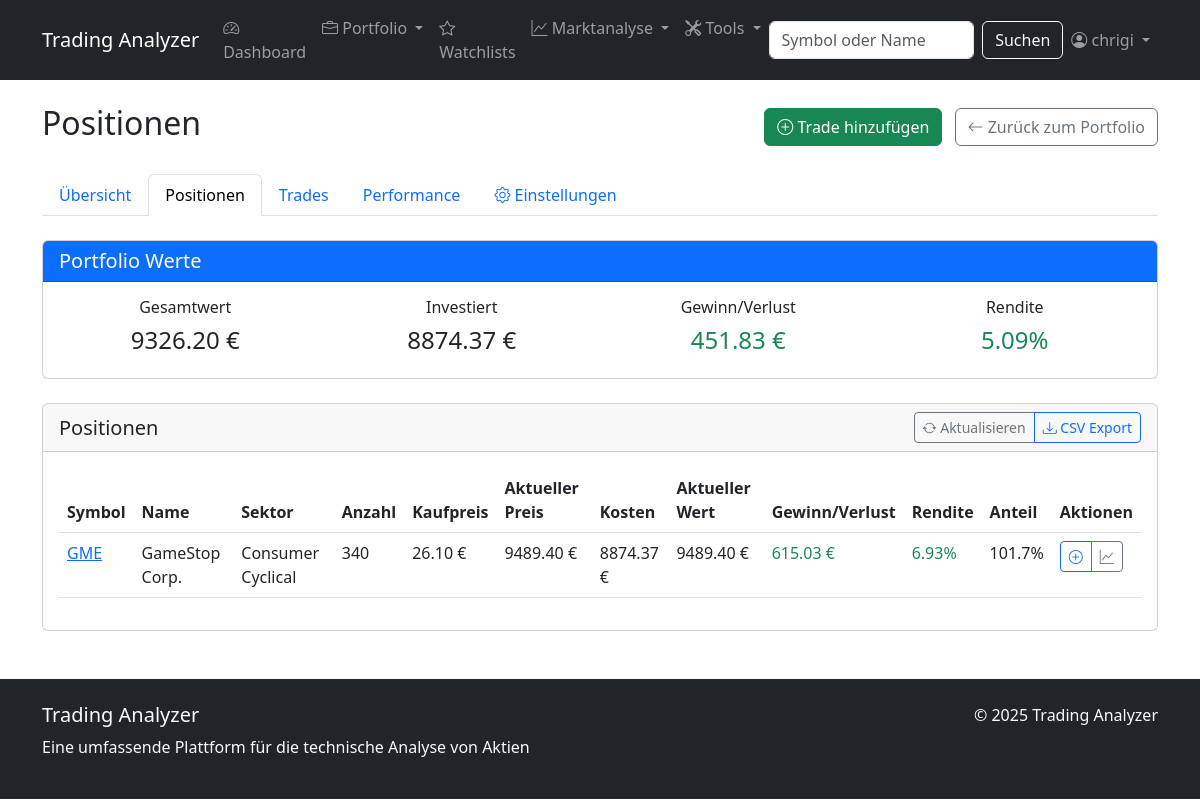
The page /portfolio/1/positions/ (signed in) on the database as committed earlier.
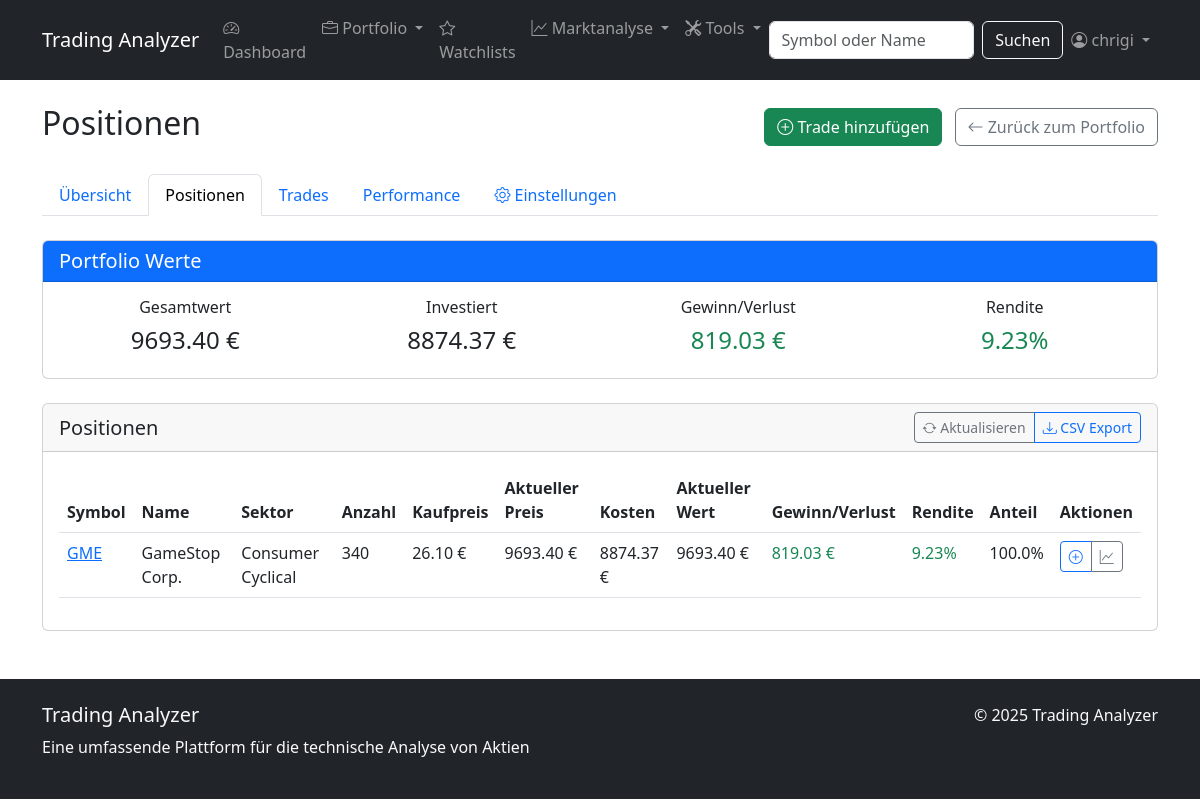
The same page on the database as committed later.
### stock_analyzer/models.py (models this page shows, shortened)
class Portfolio(models.Model):
    user = models.ForeignKey(User, on_delete=models.CASCADE, related_name='portfolios')
    name = models.CharField(max_length=100)
    description = models.TextField(blank=True, null=True)
    created_at = models.DateTimeField(auto_now_add=True)
    updated_at = models.DateTimeField(auto_now=True)
    total_value = models.DecimalField(max_digits=12, decimal_places=2, default=0)
    total_cost = models.DecimalField(max_digits=12, decimal_places=2, default=0)
    total_gain_loss = models.DecimalField(max_digits=12, decimal_places=2, default=0)
    percent_gain_loss = models.DecimalField(max_digits=6, decimal_places=2, default=0)

class Position(models.Model):
    portfolio = models.ForeignKey(Portfolio, on_delete=models.CASCADE, related_name='positions')
    stock = models.ForeignKey(Stock, on_delete=models.CASCADE, related_name='positions')
    shares = models.DecimalField(max_digits=10, decimal_places=4, default=0)
    cost_basis = models.DecimalField(max_digits=12, decimal_places=2, default=0)
    average_price = models.DecimalField(max_digits=10, decimal_places=2, default=0)
    current_value = models.DecimalField(max_digits=12, decimal_places=2, default=0)
    gain_loss = models.DecimalField(max_digits=12, decimal_places=2, default=0)
    percent_gain_loss = models.DecimalField(max_digits=6, decimal_places=2, default=0)
    last_updated = models.DateTimeField(auto_now=True)
    class Meta:
        unique_together = ('portfolio', 'stock')
    def update_values(self):
        from decimal import Decimal
        latest_price_obj = StockData.objects.filter(stock=self.stock).order_by('-date').first()
        if latest_price_obj:
            latest_price = Decimal(str(latest_price_obj.close_price))
            self.current_value = self.shares * latest_price
            if self.cost_basis > 0:
                self.gain_loss = self.current_value - self.cost_basis
                self.percent_gain_loss = (self.gain_loss / self.cost_basis) * 100
            else:
                self.gain_loss = 0
                self.percent_gain_loss = 0
            self.save()
        return self.current_value

class Stock(models.Model):
    symbol = models.CharField(max_length=10, unique=True)
    name = models.CharField(max_length=100)
    sector = models.CharField(max_length=100, null=True, blank=True)
    last_updated = models.DateTimeField(auto_now=True)

### stock_analyzer/views.py (the view)
# urls.py: path('portfolio/<int:portfolio_id>/positions/', views.position_list, name='position_list'),
@login_required
def position_list(request, portfolio_id):
    portfolio = get_object_or_404(Portfolio, id=portfolio_id, user=request.user)
    positions = portfolio.positions.select_related('stock').order_by('-current_value')
    for position in positions:
        position.update_values()
    context = {
        'portfolio': portfolio,
        'positions': positions
    }
    return render(request, 'stock_analyzer/portfolio/position_list.html', context)

### stock_analyzer/templatetags/math_filters.py (called while the page is built)
@register.filter
def mul(value, arg):
    try:
        return float(value) * float(arg)
    except (ValueError, TypeError):
        return None

@register.filter
def div(value, arg):
    try:
        arg = float(arg)
        if arg == 0:
            return None  # Avoid division by zero
        return float(value) / arg
    except (ValueError, TypeError):
        return None

### stock_analyzer/templates/stock_analyzer/portfolio/position_list.html (shortened to what the changed rows need)
{% extends 'stock_analyzer/base.html' %}
{% load math_filters %}
{% block content %}
<div class="d-flex justify-content-between align-items-center mb-4">
    <h2>Positionen</h2>
</div>
<div class="card mb-4">
    <div class="card-body">
        <div class="row text-center">
            <div class="col-md-3">
                <h6>Gesamtwert</h6>
                <h4>{{ portfolio.total_value|floatformat:2 }} €</h4>
            </div>
            <div class="col-md-3">
                <h6>Investiert</h6>
                <h4>{{ portfolio.total_cost|floatformat:2 }} €</h4>
            </div>
            <div class="col-md-3">
                <h6>Gewinn/Verlust</h6>
                <h4 class="{% if portfolio.total_gain_loss > 0 %}text-success{% elif portfolio.total_gain_loss < 0 %}text-danger{% endif %}">
                    {{ portfolio.total_gain_loss|floatformat:2 }} €
                </h4>
            </div>
            <div class="col-md-3">
                <h6>Rendite</h6>
                <h4 class="{% if portfolio.percent_gain_loss > 0 %}text-success{% elif portfolio.percent_gain_loss < 0 %}text-danger{% endif %}">
                    {{ portfolio.percent_gain_loss|floatformat:2 }}%
                </h4>
            </div>
        </div>
    </div>
</div>
<div class="card">
    <div class="card-body">
        {% if positions %}
            <div class="table-responsive">
                <table class="table table-hover" id="positionsTable">
                    <thead>
                        <tr>
                            <th>Symbol</th>
                            <th>Name</th>
                            <th>Sektor</th>
                            <th>Anzahl</th>
                            <th>Kaufpreis</th>
                            <th>Aktueller Preis</th>
                            <th>Kosten</th>
                            <th>Aktueller Wert</th>
                            <th>Gewinn/Verlust</th>
                            <th>Rendite</th>
                            <th>Anteil</th>
                            <th>Aktionen</th>
                        </tr>
                    </thead>
                    <tbody>
                        {% for position in positions %}
                            <tr>
                                <td><a href="{% url 'stock_detail' position.stock.symbol %}">{{ position.stock.symbol }}</a></td>
                                <td>{{ position.stock.name }}</td>
                                <td>{{ position.stock.sector|default:"-" }}</td>
                                <td>{{ position.shares|floatformat:0 }}</td>
                                <td>{{ position.average_price|floatformat:2 }} €</td>
                                <td>
                                    {% with last_price=position.current_value|safe|floatformat:2|default:"-" %}
                                        {% if last_price and position.shares %}
                                            {{ last_price }} €
                                        {% else %}
                                            -
                                        {% endif %}
                                    {% endwith %}
                                </td>
                                <td>{{ position.cost_basis|floatformat:2 }} €</td>
                                <td>{{ position.current_value|floatformat:2 }} €</td>
                                <td class="{% if position.gain_loss > 0 %}text-success{% elif position.gain_loss < 0 %}text-danger{% endif %}">
                                    {{ position.gain_loss|floatformat:2 }} €
                                </td>
                                <td class="{% if position.percent_gain_loss > 0 %}text-success{% elif position.percent_gain_loss < 0 %}text-danger{% endif %}">
                                    {{ position.percent_gain_loss|floatformat:2 }}%
                                </td>
                                <td>
                                    {% if portfolio.total_value > 0 %}
                                        {{ position.current_value|safe|floatformat:2|default:"0"|mul:100|div:portfolio.total_value|floatformat:1 }}%
                                    {% else %}
                                        -
                                    {% endif %}
                                </td>
                                <td>
                                    <div class="btn-group">
                                        <a href="{% url 'trade_add' portfolio.id %}?stock={{ position.stock.symbol }}" class="btn btn-sm btn-outline-primary">
                                            <i class="bi bi-plus-circle"></i>
                                        </a>
                                        <a href="{% url 'stock_detail' position.stock.symbol %}" class="btn btn-sm btn-outline-secondary">
                                            <i class="bi bi-graph-up"></i>
                                        </a>
                                    </div>
                                </td>
                            </tr>
                        {% endfor %}
                    </tbody>
                </table>
            </div>
        {% endif %}
    </div>
</div>
{% endblock %}

Rows that differ between the two databases and show on the page:
changed Portfolio: total_value "9326.20" → "9693.40"; total_gain_loss "451.83" → "819.03"; percent_gain_loss "5.09" → "9.23"
changed Position "GME": current_value "9489.40" → "9693.40"; gain_loss "615.03" → "819.03"; percent_gain_loss "6.93" → "9.23"; current_value|mul "101.7" → "100.0"
